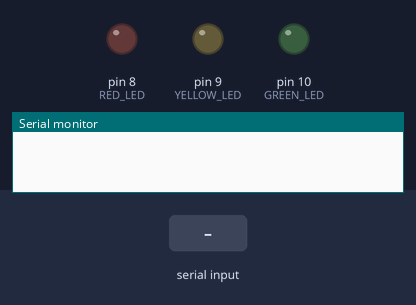
Bench run of a sketch on a simulated Arduino Uno, built with avr-gcc and run on an emulated ATmega328P. On the bench: output pins drawn as LEDs (lit = HIGH), the last lines printed to the serial monitor. Inputs (shaded band) come from the test bench.

Above: at 1.2 s.
1.3 s: "RED_ON\n" received over Serial
At 2.0 s:
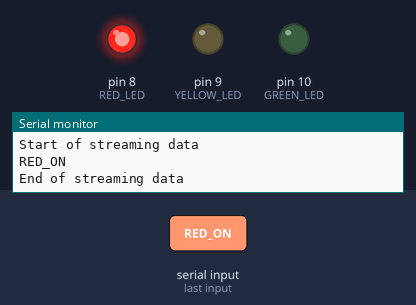
2.8 s: "YELLOW_ON\n" received over Serial
At 3.3 s:
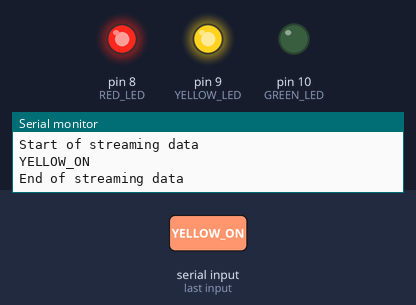
4.3 s: "GREEN_ON\n" received over Serial
At 5.5 s:
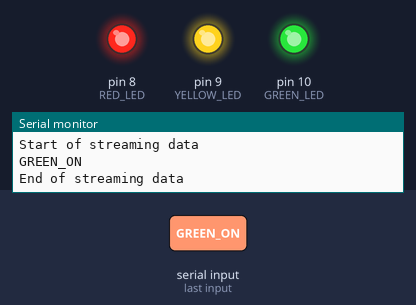
5.8 s: "RED_OFF\n" received over Serial
At 6.7 s:
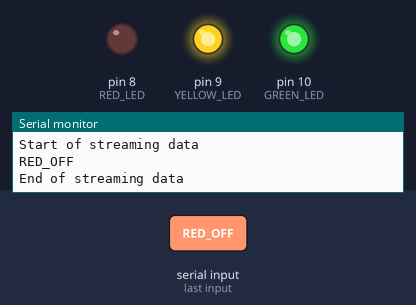
7.3 s: "YELLOW_OFF\n" received over Serial
At 7.9 s:
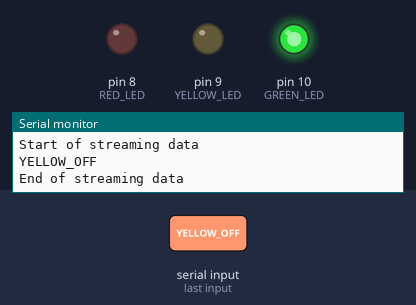
8.8 s: "RED_ON\n" received over Serial
At 10.1 s:
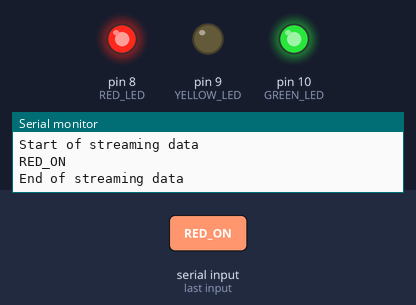
Timing chart, 0 to 11.3 s (numbered marks = the images above; inputs shaded):
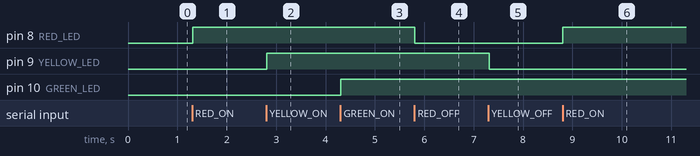

Measured:
- after the input at 1.3 s, pin 8 (RED_LED): LOW → HIGH at once
- after the input at 2.8 s, pin 9 (YELLOW_LED): LOW → HIGH at once
- after the input at 4.3 s, pin 10 (GREEN_LED): LOW → HIGH at once
- after the input at 5.8 s, pin 8 (RED_LED): HIGH → LOW at once
- after the input at 7.3 s, pin 9 (YELLOW_LED): HIGH → LOW at once
- after the input at 8.8 s, pin 8 (RED_LED): LOW → HIGH at once

The sketch:

sketch_diode_controller.ino
```cpp
#define RED_LED 8
#define YELLOW_LED 9
#define GREEN_LED 10

String data = "";

void setup() {
    Serial.begin(9600);
    pinMode(RED_LED, OUTPUT);
    pinMode(YELLOW_LED, OUTPUT);
    pinMode(GREEN_LED, OUTPUT);

    digitalWrite(RED_LED, LOW);
    digitalWrite(YELLOW_LED, LOW);
    digitalWrite(GREEN_LED, LOW);
}
void loop() {
    if (Serial.available() > 0) {
        data = Serial.readStringUntil('\n');

        Serial.println("Start of streaming data");
        Serial.println(data);
        Serial.println("End of streaming data");


        if (data == "RED_ON") {
            digitalWrite(RED_LED, HIGH);
        }
        else if (data == "YELLOW_ON") {
            digitalWrite(YELLOW_LED, HIGH);
        }
        else if (data == "GREEN_ON") {
            digitalWrite(GREEN_LED, HIGH);
        }
        else if (data == "RED_OFF") {
            digitalWrite(RED_LED, LOW);
        }
        else if (data == "YELLOW_OFF") {
            digitalWrite(YELLOW_LED, LOW);
        }
        else if (data == "GREEN_OFF") {
            digitalWrite(GREEN_LED, LOW);
        }
        else if (data == "OFF") {
            digitalWrite(RED_LED, LOW);
            digitalWrite(YELLOW_LED, LOW);
            digitalWrite(GREEN_LED, LOW);
        }
        else if (data == "ON") {
            digitalWrite(RED_LED, HIGH);
            digitalWrite(YELLOW_LED, HIGH);
            digitalWrite(GREEN_LED, HIGH);
        }
        else {
            digitalWrite(RED_LED, HIGH);
            delay(500);
            digitalWrite(RED_LED, LOW);
            delay(500);
            digitalWrite(RED_LED, HIGH);
            delay(500);
        }
    }
}
```
